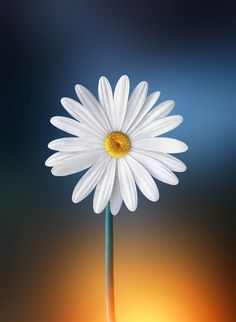
#> input picture flower.jpg, 236 x 322 px
$ jupyter execute Exp1.ipynb
#> lines starting #> are read from the running program, lines starting #| are printed output that depends on the picture; after the words box and inside, x2 and y2 are one past the last pixel; in counts of white or black regions, pixels touching at a corner belong together
[cell 1]
import cv2

[cell 2]
#Reading an image

[cell 3]
c_img=cv2.imread('flower.jpg',1)
#> c_img is the input picture: shape (322, 236, 3); mean B, G, R 90.5, 94, 98.4
b_img=cv2.imread('flower.jpg',0)
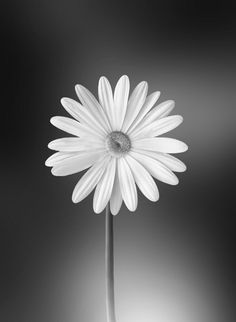
#> b_img: shape (322, 236); min 9, max 255, mean 94.9
cv2.imshow('212221230083 color',c_img)
cv2.imshow('212221230083 black',b_img)
cv2.waitKey(0)
cv2.destroyAllWindows()

[cell 4]
#Writing an image

[cell 5]
cv2.imwrite('created.jpg',c_img)
#> Out = True

[cell 6]
#Shape of an image

[cell 7]
print(c_img.shape)
#| (322, 236, 3)

[cell 8]
#To access rows and columns

[cell 9]
import random
for i in range (100):
    for j in range(c_img.shape[1]):
        c_img[i][j] = [random.randint(0,255),random.randint(0,255),random.randint(0,255)]
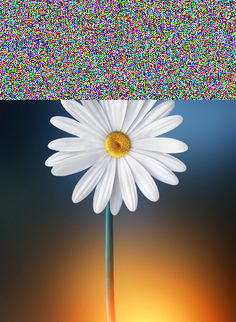
#> c_img: shape (322, 236, 3); mean B, G, R 104, 114.8, 124.2
cv2.imshow('Part of image',c_img)
cv2.waitKey(0)
cv2.destroyAllWindows()

[cell 10]
#To cut and paste the image

[cell 11]
tag = c_img[75:100,75:100]
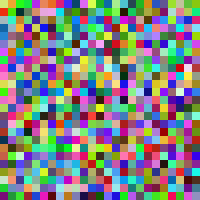
#> tag: shape (25, 25, 3) (shown 8 times larger); mean B, G, R 129.9, 130.2, 128.3
c_img[20:45,20:45] = tag
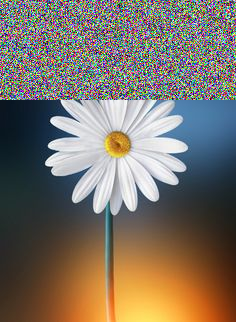
#> c_img: shape (322, 236, 3); 0.82% of pixels changed, all inside (x1, y1, x2, y2) = (20, 20, 45, 45)
cv2.imshow('A part',c_img)
cv2.waitKey(0)
cv2.destroyAllWindows()

$ run again, with pic1.png saved as flower.jpg
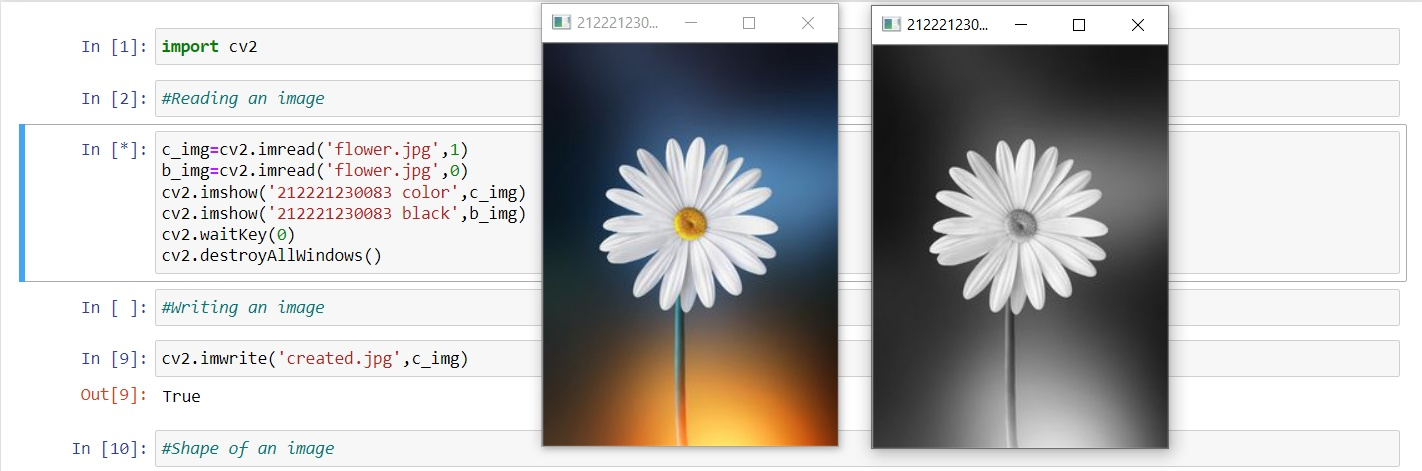
#> input picture pic1.png, 1422 x 471 px
#> c_img is the input picture: shape (471, 1422, 3); mean B, G, R 189.1, 189.6, 190.3
#> `b_img=cv2.imread('flower.jpg',0)`:
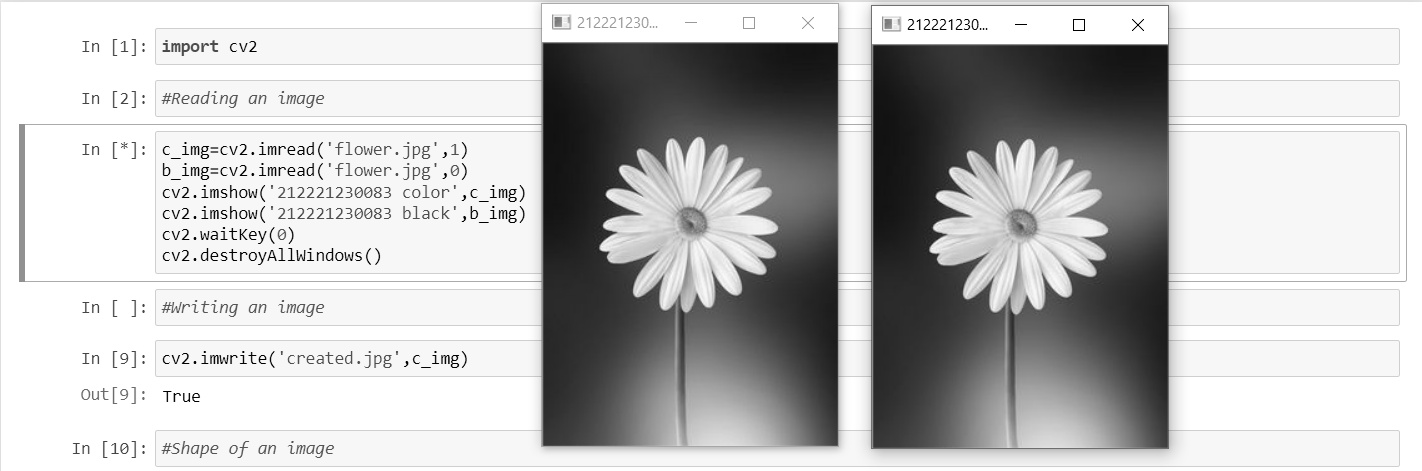
#> b_img: shape (471, 1422); min 0, max 255, mean 189.8
#> Out = True
#| (471, 1422, 3)
#> `c_img[20:45,20:45] = tag`:
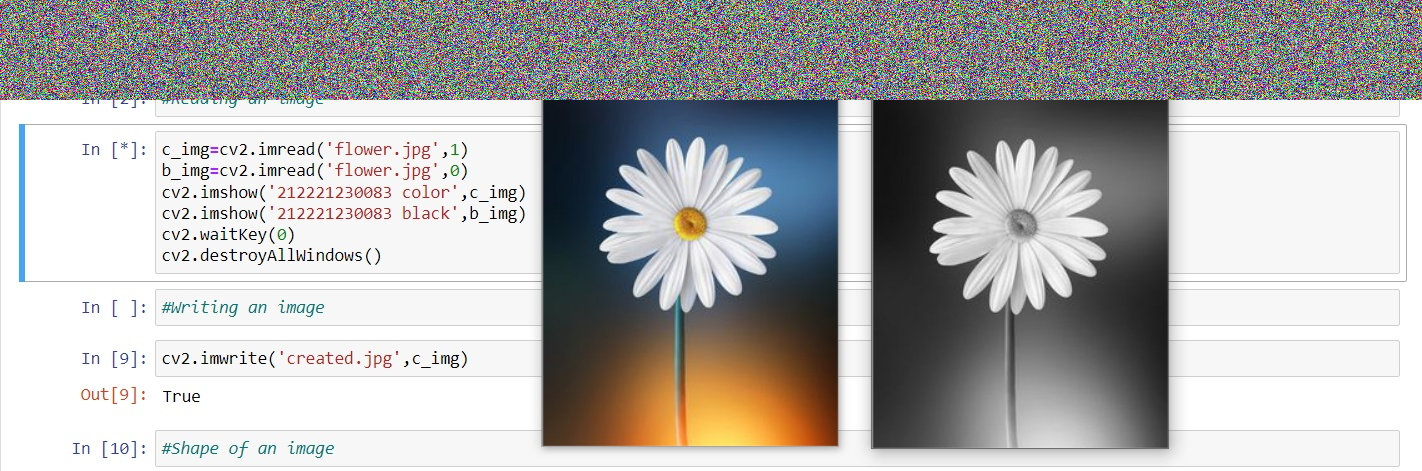
#> c_img: shape (471, 1422, 3); mean B, G, R 173.9, 174.8, 175.9
